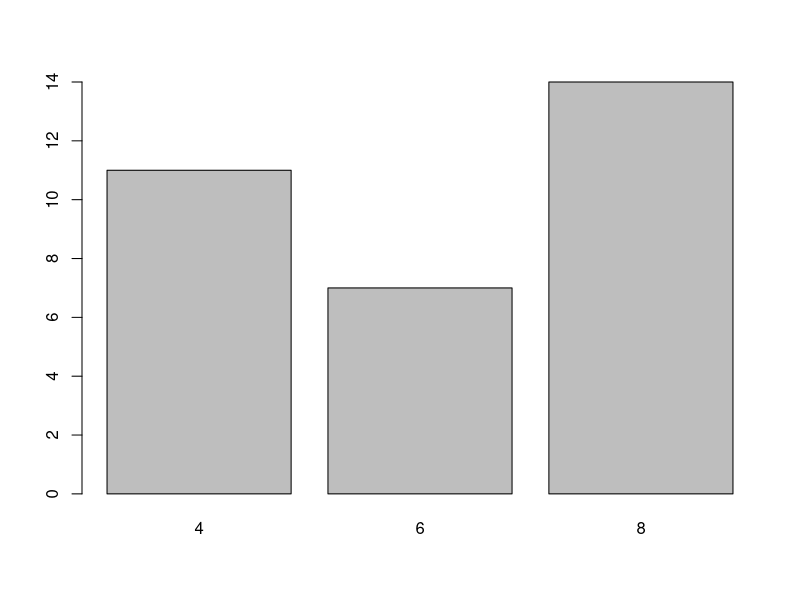
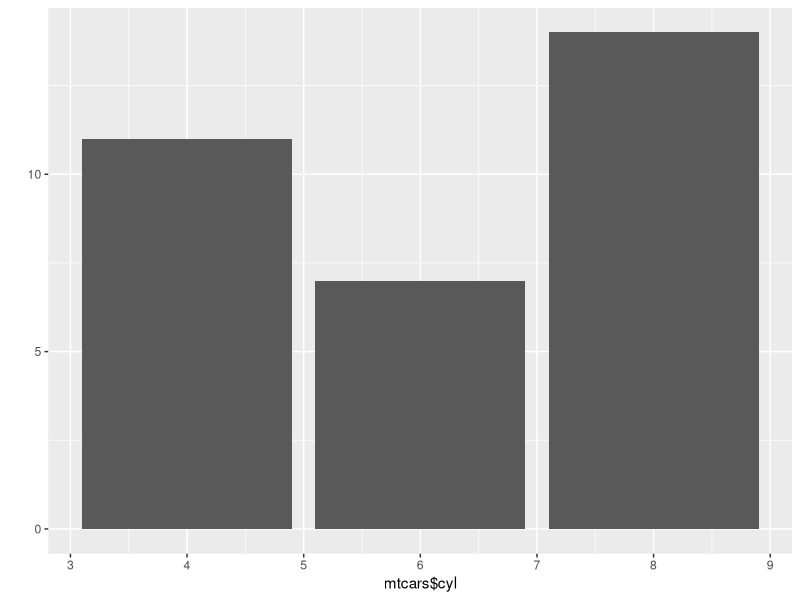
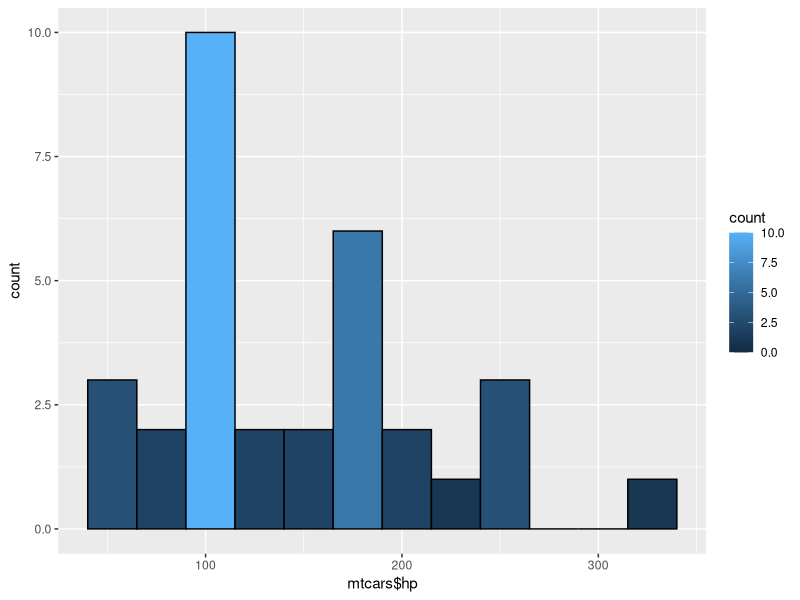
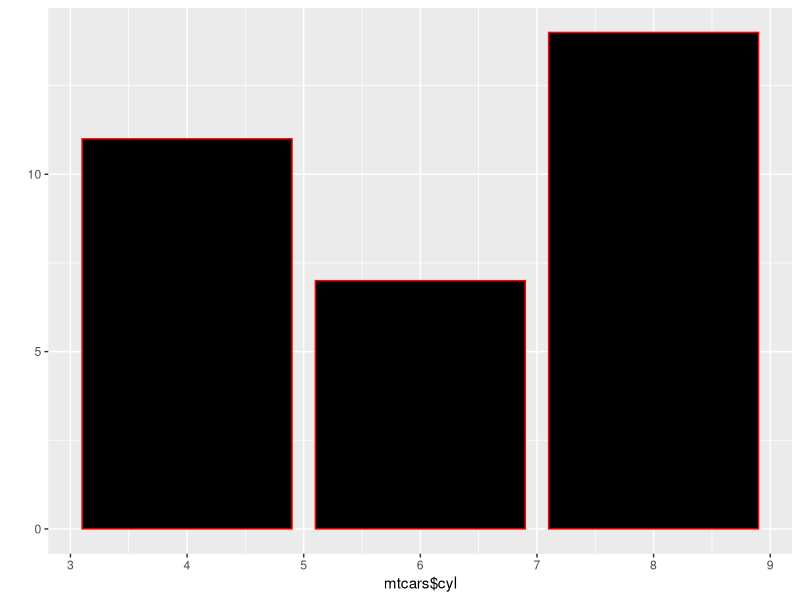
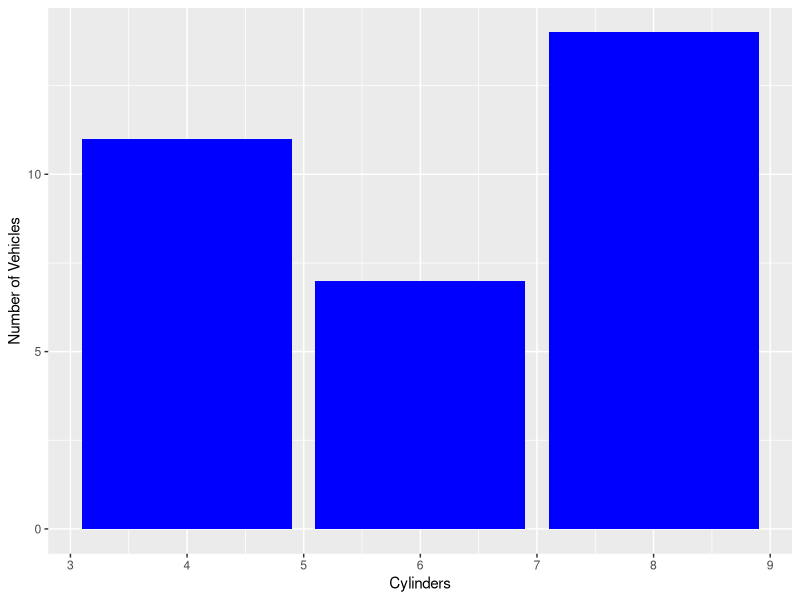
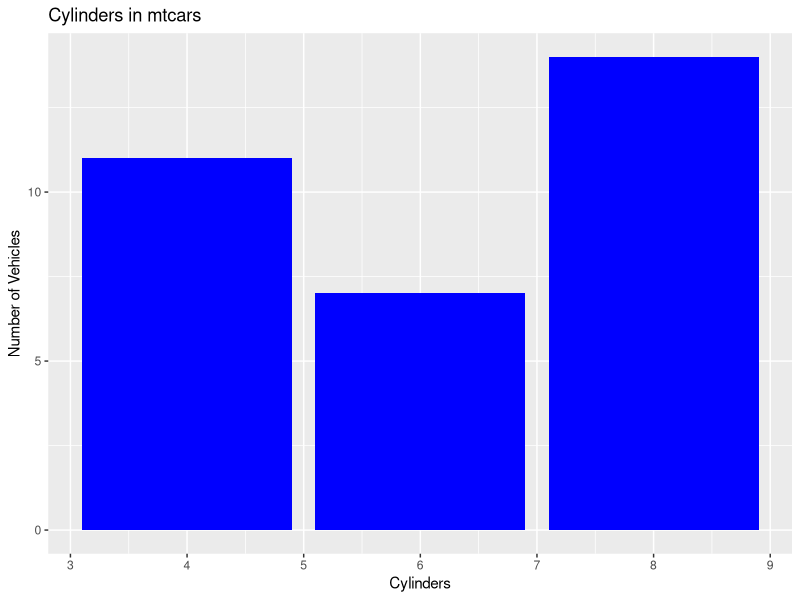
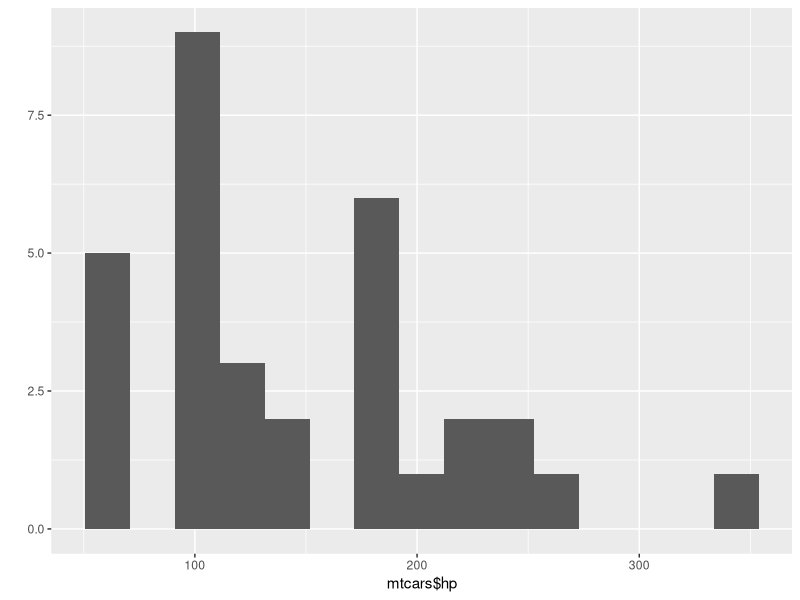
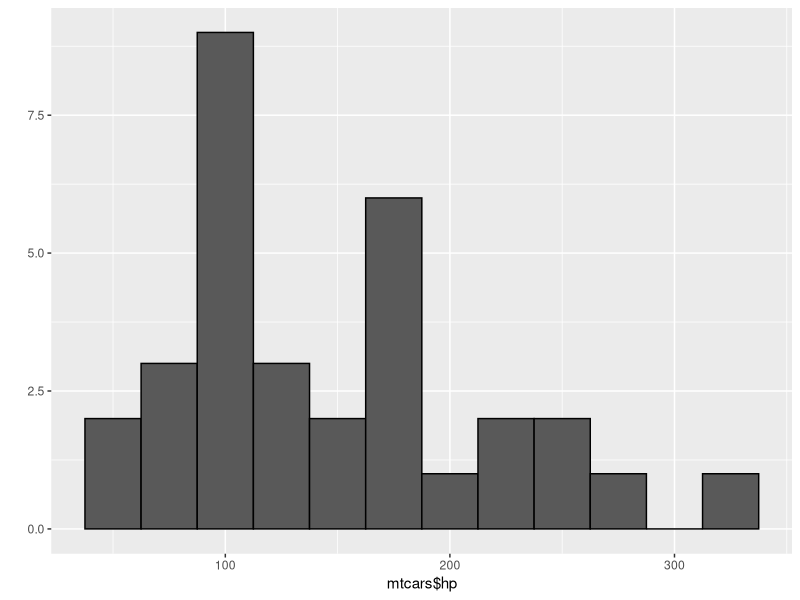

Recreate these plots in R, in order.
count <- table(mtcars$cyl)
barplot(count)

if("ggplot2" %in% rownames(installed.packages()) == FALSE) {install.packages("ggplot2")}
library(ggplot2)

qplot(mtcars$cyl, geom = "bar")

ggplot(data= mtcars, aes(mtcars$hp))  + 
  geom_histogram(breaks=seq(40, 350, by = 25),  
                 colour = I("black"),
                 aes(fill=..count..))

head(mtcars)

summary(mtcars)

mean(mtcars$cyl)

qplot(mtcars$cyl, geom = "bar", fill = I("black"), colour = I("red"))

qplot(mtcars$cyl, geom = "bar", fill = I("blue"), xlab = "Cylinders", ylab = "Number of Vehicles")

qplot(mtcars$cyl, geom = "bar", fill = I("blue"), xlab = "Cylinders", ylab = "Number of Vehicles", main = "Cylinders in mtcars")

qplot(mtcars$hp, geom="histogram", bins = 15)

qplot(mtcars$hp, geom="histogram", binwidth = 25, colour = I("black"))

qplot(mtcars$hp, geom="histogram", binwidth = 25, colour = I("black"),xlim=c(50,350), xlab = "Horsepower", ylab= "Number of Cars")

qplot(mtcars$hp, geom="histogram", binwidth = 25, colour = I("black"), xlab = "Horsepower", ylab= "Number of Cars", alpha = I(0.5),
      main = "Histogram")

barp <- ggplot(mtcars, aes(x=1, y=sort(mtcars$carb), fill=sort(mtcars$carb))) +
  geom_bar(stat="identity")
print(barp)

barp <- barp + coord_polar(theta='y')
barp <- barp + theme(
  axis.line=element_blank(),
  axis.text.x=element_blank(),
  axis.text.y=element_blank(),
  axis.ticks=element_blank(),
  axis.title.y=element_blank(),
  panel.background=element_blank())
print(barp)